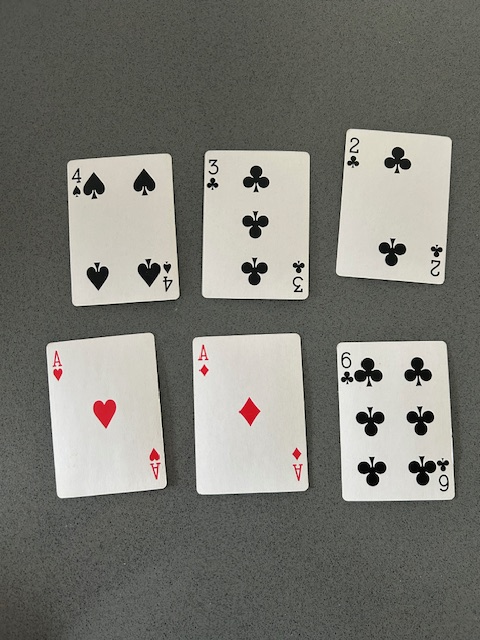
#> input picture IMG_5216.jpg, 480 x 640 px
$ python ImageDetector.py   (older library calls are emulated)
#> lines starting #> are read from the running program, lines starting #| are printed output that depends on the picture; after the words box and inside, x2 and y2 are one past the last pixel; in counts of white or black regions, pixels touching at a corner belong together
### Cards.py
############## Playing Card Detector Functions ###############
#
# Author: Evan Juras
# Date: 9/5/17
# Description: Functions and classes for CardDetector.py that perform
# various steps of the card detection algorithm


# Import necessary packages
import numpy as np
import cv2
import time

### Constants ###

# Adaptive threshold levels
BKG_THRESH = 60
CARD_THRESH = 30

# Width and height of card corner, where rank and suit are
CORNER_WIDTH = 32
CORNER_HEIGHT = 84

# Dimensions of rank train images
RANK_WIDTH = 70
RANK_HEIGHT = 125

# Dimensions of suit train images
SUIT_WIDTH = 70
SUIT_HEIGHT = 100

RANK_DIFF_MAX = 2000
SUIT_DIFF_MAX = 700

CARD_MAX_AREA = 1200000
CARD_MIN_AREA = 2500

font = cv2.FONT_HERSHEY_SIMPLEX

### Structures to hold query card and train card information ###

class Query_card:
    """Structure to store information about query cards in the camera image."""

    def __init__(self):
        self.contour = [] # Contour of card
        self.width, self.height = 0, 0 # Width and height of card
        self.corner_pts = [] # Corner points of card
        self.center = [] # Center point of card
        self.warp = [] # 200x300, flattened, grayed, blurred image
        self.rank_img = [] # Thresholded, sized image of card's rank
        self.suit_img = [] # Thresholded, sized image of card's suit
        self.best_rank_match = "Unknown" # Best matched rank
        self.best_suit_match = "Unknown" # Best matched suit
        self.rank_diff = 0 # Difference between rank image and best matched train rank image
        self.suit_diff = 0 # Difference between suit image and best matched train suit image

class Train_ranks:
    """Structure to store information about train rank images."""

    def __init__(self):
        self.img = [] # Thresholded, sized rank image loaded from hard drive
        self.name = "Placeholder"

class Train_suits:
    """Structure to store information about train suit images."""

    def __init__(self):
        self.img = [] # Thresholded, sized suit image loaded from hard drive
        self.name = "Placeholder"

### Functions ###
def load_ranks(filepath):
    """Loads rank images from directory specified by filepath. Stores
    them in a list of Train_ranks objects."""
#> called with filepath = 'Card_Imgs/'

    train_ranks = []
    i = 0

    for Rank in ['Ace','Two','Three','Four','Five','Six','Seven',
                 'Eight','Nine','Ten','Jack','Queen','King']:
        train_ranks.append(Train_ranks())
        train_ranks[i].name = Rank
        filename = Rank + '.jpg'
        train_ranks[i].img = cv2.imread(filepath+filename, cv2.IMREAD_GRAYSCALE)
        i = i + 1
#> i = 1

    return train_ranks

def load_suits(filepath):
    """Loads suit images from directory specified by filepath. Stores
    them in a list of Train_suits objects."""

    train_suits = []
    i = 0

    for Suit in ['Spades','Diamonds','Clubs','Hearts']:
        train_suits.append(Train_suits())
        train_suits[i].name = Suit
        filename = Suit + '.jpg'
        train_suits[i].img = cv2.imread(filepath+filename, cv2.IMREAD_GRAYSCALE)
        i = i + 1

    return train_suits

def preprocess_image(image):
    """Returns a grayed, blurred, and adaptively thresholded camera image."""

    gray = cv2.cvtColor(image,cv2.COLOR_BGR2GRAY)
    blur = cv2.GaussianBlur(gray,(5,5),0)

    # The best threshold level depends on the ambient lighting conditions.
    # For bright lighting, a high threshold must be used to isolate the cards
    # from the background. For dim lighting, a low threshold must be used.
    # To make the card detector independent of lighting conditions, the
    # following adaptive threshold method is used.
    #
    # A background pixel in the center top of the image is sampled to determine
    # its intensity. The adaptive threshold is set at 50 (THRESH_ADDER) higher
    # than that. This allows the threshold to adapt to the lighting conditions.
    img_w, img_h = np.shape(image)[:2]
    bkg_level = gray[int(img_h/100)][int(img_w/2)]
    thresh_level = bkg_level + BKG_THRESH

    retval, thresh = cv2.threshold(blur,thresh_level,255,cv2.THRESH_BINARY)

    return thresh

def find_cards(thresh_image):
    """Finds all card-sized contours in a thresholded camera image.
    Returns the number of cards, and a list of card contours sorted
    from largest to smallest."""

    # Find contours and sort their indices by contour size
    #--- Removed DUMMY

    #dummy,cnts,hier = cv2.findContours(thresh_image,cv2.RETR_TREE,cv2.CHAIN_APPROX_SIMPLE)
    cnts,hier = cv2.findContours(thresh_image,cv2.RETR_TREE,cv2.CHAIN_APPROX_SIMPLE)
    index_sort = sorted(range(len(cnts)), key=lambda i : cv2.contourArea(cnts[i]),reverse=True)

    # If there are no contours, do nothing
    if len(cnts) == 0:
        return [], []

    # Otherwise, initialize empty sorted contour and hierarchy lists
    cnts_sort = []
    hier_sort = []
    cnt_is_card = np.zeros(len(cnts),dtype=int)

    # Fill empty lists with sorted contour and sorted hierarchy. Now,
    # the indices of the contour list still correspond with those of
    # the hierarchy list. The hierarchy array can be used to check if
    # the contours have parents or not.
    for i in index_sort:
        cnts_sort.append(cnts[i])
        hier_sort.append(hier[0][i])

    # Determine which of the contours are cards by applying the
    # following criteria: 1) Smaller area than the maximum card size,
    # 2), bigger area than the minimum card size, 3) have no parents,
    # and 4) have four corners

    for i in range(len(cnts_sort)):
        size = cv2.contourArea(cnts_sort[i])
        peri = cv2.arcLength(cnts_sort[i],True)
        approx = cv2.approxPolyDP(cnts_sort[i],0.01*peri,True)

        if ((size < CARD_MAX_AREA) and (size > CARD_MIN_AREA)
            and (hier_sort[i][3] == -1) and (len(approx) == 4)):
            cnt_is_card[i] = 1

    return cnts_sort, cnt_is_card

def preprocess_card(contour, image):
    """Uses contour to find information about the query card. Isolates rank
    and suit images from the card."""

    # Initialize new Query_card object
    qCard = Query_card()

    qCard.contour = contour

    # Find perimeter of card and use it to approximate corner points
    peri = cv2.arcLength(contour,True)
    approx = cv2.approxPolyDP(contour,0.01*peri,True)
    pts = np.float32(approx)
    qCard.corner_pts = pts

    # Find width and height of card's bounding rectangle
    x,y,w,h = cv2.boundingRect(contour)
    qCard.width, qCard.height = w, h

    # Find center point of card by taking x and y average of the four corners.
    average = np.sum(pts, axis=0)/len(pts)
    cent_x = int(average[0][0])
    cent_y = int(average[0][1])
    qCard.center = [cent_x, cent_y]

    # Warp card into 200x300 flattened image using perspective transform
    qCard.warp = flattener(image, pts, w, h)

    # Grab corner of warped card image and do a 4x zoom
    Qcorner = qCard.warp[0:CORNER_HEIGHT, 0:CORNER_WIDTH]
    Qcorner_zoom = cv2.resize(Qcorner, (0,0), fx=4, fy=4)

    # Sample known white pixel intensity to determine good threshold level
    white_level = Qcorner_zoom[15,int((CORNER_WIDTH*4)/2)]
    thresh_level = white_level - CARD_THRESH
    if (thresh_level <= 0):
        thresh_level = 1
    retval, query_thresh = cv2.threshold(Qcorner_zoom, thresh_level, 255, cv2. THRESH_BINARY_INV)

    # Split in to top and bottom half (top shows rank, bottom shows suit)
    Qrank = query_thresh[20:185, 0:128]
    Qsuit = query_thresh[186:336, 0:128]

    # Find rank contour and bounding rectangle, isolate and find largest contour
    # --- Removed dummy
    # dummy, Qrank_cnts, hier = cv2.findContours(Qrank, cv2.RETR_TREE,cv2.CHAIN_APPROX_SIMPLE)
    Qrank_cnts, hier = cv2.findContours(Qrank, cv2.RETR_TREE,cv2.CHAIN_APPROX_SIMPLE)
    Qrank_cnts = sorted(Qrank_cnts, key=cv2.contourArea,reverse=True)

    # Find bounding rectangle for largest contour, use it to resize query rank
    # image to match dimensions of the train rank image
    if len(Qrank_cnts) != 0:
        x1,y1,w1,h1 = cv2.boundingRect(Qrank_cnts[0])
        Qrank_roi = Qrank[y1:y1+h1, x1:x1+w1]
        Qrank_sized = cv2.resize(Qrank_roi, (RANK_WIDTH,RANK_HEIGHT), 0, 0)
        qCard.rank_img = Qrank_sized

    # Find suit contour and bounding rectangle, isolate and find largest contour
    # --- Removed dummy
    #dummy, Qsuit_cnts, hier = cv2.findContours(Qsuit, cv2.RETR_TREE,cv2.CHAIN_APPROX_SIMPLE)
    Qsuit_cnts, hier = cv2.findContours(Qsuit, cv2.RETR_TREE,cv2.CHAIN_APPROX_SIMPLE)
    Qsuit_cnts = sorted(Qsuit_cnts, key=cv2.contourArea,reverse=True)

    # Find bounding rectangle for largest contour, use it to resize query suit
    # image to match dimensions of the train suit image
    if len(Qsuit_cnts) != 0:
        x2,y2,w2,h2 = cv2.boundingRect(Qsuit_cnts[0])
        Qsuit_roi = Qsuit[y2:y2+h2, x2:x2+w2]
        Qsuit_sized = cv2.resize(Qsuit_roi, (SUIT_WIDTH, SUIT_HEIGHT), 0, 0)
        qCard.suit_img = Qsuit_sized

    return qCard

def match_card(qCard, train_ranks, train_suits):
    """Finds best rank and suit matches for the query card. Differences
    the query card rank and suit images with the train rank and suit images.
    The best match is the rank or suit image that has the least difference."""

    best_rank_match_diff = 10000
    best_suit_match_diff = 10000
    best_rank_match_name = "Unknown"
    best_suit_match_name = "Unknown"
    i = 0

    # If no contours were found in query card in preprocess_card function,
    # the img size is zero, so skip the differencing process
    # (card will be left as Unknown)
    if (len(qCard.rank_img) != 0) and (len(qCard.suit_img) != 0):

        # Difference the query card rank image from each of the train rank images,
        # and store the result with the least difference
        for Trank in train_ranks:

                diff_img = cv2.absdiff(qCard.rank_img, Trank.img)
                rank_diff = int(np.sum(diff_img)/255)

                if rank_diff < best_rank_match_diff:
                    best_rank_diff_img = diff_img
                    best_rank_match_diff = rank_diff
                    best_rank_name = Trank.name

        # Same process with suit images
        for Tsuit in train_suits:

                diff_img = cv2.absdiff(qCard.suit_img, Tsuit.img)
                suit_diff = int(np.sum(diff_img)/255)

                if suit_diff < best_suit_match_diff:
                    best_suit_diff_img = diff_img
                    best_suit_match_diff = suit_diff
                    best_suit_name = Tsuit.name

    # Combine best rank match and best suit match to get query card's identity.
    # If the best matches have too high of a difference value, card identity
    # is still Unknown
    if (best_rank_match_diff < RANK_DIFF_MAX):
        best_rank_match_name = best_rank_name

    if (best_suit_match_diff < SUIT_DIFF_MAX):
        best_suit_match_name = best_suit_name

    # Return the identiy of the card and the quality of the suit and rank match
    return best_rank_match_name, best_suit_match_name, best_rank_match_diff, best_suit_match_diff


# [25 lines left out: function draw_results, not called in this run]

def flattener(image, pts, w, h):
    """Flattens an image of a card into a top-down 200x300 perspective.
    Returns the flattened, re-sized, grayed image.
    See www.pyimagesearch.com/2014/08/25/4-point-opencv-getperspective-transform-example/"""
    temp_rect = np.zeros((4,2), dtype = "float32")

    s = np.sum(pts, axis = 2)

    tl = pts[np.argmin(s)]
    br = pts[np.argmax(s)]

    diff = np.diff(pts, axis = -1)
    tr = pts[np.argmin(diff)]
    bl = pts[np.argmax(diff)]

    # Need to create an array listing points in order of
    # [top left, top right, bottom right, bottom left]
    # before doing the perspective transform

    if w <= 0.8*h: # If card is vertically oriented
        temp_rect[0] = tl
        temp_rect[1] = tr
        temp_rect[2] = br
        temp_rect[3] = bl

    if w >= 1.2*h: # If card is horizontally oriented
        temp_rect[0] = bl
        temp_rect[1] = tl
        temp_rect[2] = tr
        temp_rect[3] = br

    # If the card is 'diamond' oriented, a different algorithm
    # has to be used to identify which point is top left, top right
    # bottom left, and bottom right.

    if w > 0.8*h and w < 1.2*h: #If card is diamond oriented
        # If furthest left point is higher than furthest right point,
        # card is tilted to the left.
        if pts[1][0][1] <= pts[3][0][1]:
            # If card is titled to the left, approxPolyDP returns points
            # in this order: top right, top left, bottom left, bottom right
            temp_rect[0] = pts[1][0] # Top left
            temp_rect[1] = pts[0][0] # Top right
            temp_rect[2] = pts[3][0] # Bottom right
            temp_rect[3] = pts[2][0] # Bottom left

        # If furthest left point is lower than furthest right point,
        # card is tilted to the right
        if pts[1][0][1] > pts[3][0][1]:
            # If card is titled to the right, approxPolyDP returns points
            # in this order: top left, bottom left, bottom right, top right
            temp_rect[0] = pts[0][0] # Top left
            temp_rect[1] = pts[3][0] # Top right
            temp_rect[2] = pts[2][0] # Bottom right
            temp_rect[3] = pts[1][0] # Bottom left


    maxWidth = 200
    maxHeight = 300

    # Create destination array, calculate perspective transform matrix,
    # and warp card image
    dst = np.array([[0,0],[maxWidth-1,0],[maxWidth-1,maxHeight-1],[0, maxHeight-1]], np.float32)
    M = cv2.getPerspectiveTransform(temp_rect,dst)
    warp = cv2.warpPerspective(image, M, (maxWidth, maxHeight))
    warp = cv2.cvtColor(warp,cv2.COLOR_BGR2GRAY)


    return warp

### ImageDetector.py
############## Python-OpenCV Playing Card Detector ###############
#
# Author: Evan Juras
# Date: 9/5/17
# Description: Python script to detect and identify playing cards
# from a PiCamera video feed.
#

# Import necessary packages
import cv2
import numpy as np
import time
import os
import Cards
import VideoStream
import json

### ---- INITIALIZATION ---- ###
# Define constants and initialize variables

## Camera settings
IM_WIDTH = 1280
IM_HEIGHT = 720
FRAME_RATE = 10

## Initialize calculated frame rate because it's calculated AFTER the first time it's displayed
#frame_rate_calc = 1
#freq = cv2.getTickFrequency()

## Define font to use
font = cv2.FONT_HERSHEY_SIMPLEX

# Initialize camera object and video feed from the camera. The video stream is set up
# as a seperate thread that constantly grabs frames from the camera feed.
# See VideoStream.py for VideoStream class definition
## IF USING USB CAMERA INSTEAD OF PICAMERA,
## CHANGE THE THIRD ARGUMENT FROM 1 TO 2 IN THE FOLLOWING LINE:
#videostream = VideoStream.VideoStream((IM_WIDTH,IM_HEIGHT),FRAME_RATE,1,0).start()
#time.sleep(1) # Give the camera time to warm up

# Load the train rank and suit images
path = os.path.dirname(os.path.abspath(__file__))
train_ranks = Cards.load_ranks( path + '/Card_Imgs/')
#> train_ranks = 13 items
train_suits = Cards.load_suits( path + '/Card_Imgs/')
#> in load_suits, `i = i + 1`: i = 1
#> train_suits = 4 items


### ---- MAIN LOOP ---- ###
# The main loop repeatedly grabs frames from the video stream
# and processes them to find and identify playing cards.

cam_quit = 0 # Loop control variable

# Begin capturing frames
while cam_quit == 0:

    # Grab frame from video stream
    image = cv2.imread('IMG_5216.jpg')
#> image is the input picture: shape (640, 480, 3); mean B, G, R 115.9, 122.5, 123

    #image = videostream.read()

    # Start timer (for calculating frame rate)
    #t1 = cv2.getTickCount()

    # Pre-process camera image (gray, blur, and threshold it)
    pre_proc = Cards.preprocess_image(image)
#> in preprocess_image, `blur = cv2.GaussianBlur(gray,(5,5),0)`:
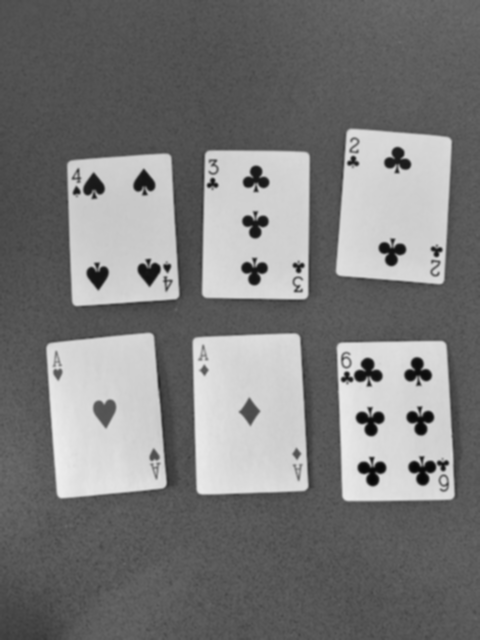
#> blur: shape (640, 480); min 5, max 239, mean 121.9
#> in preprocess_image, `bkg_level = gray[int(img_h/100)][int(img_w/2)]`: bkg_level = 106
#> in preprocess_image, `thresh_level = bkg_level + BKG_THRESH`: thresh_level = 166
#> in preprocess_image, `retval, thresh = cv2.threshold(blur,thresh_level,255,cv2.THRESH_BINARY)`:
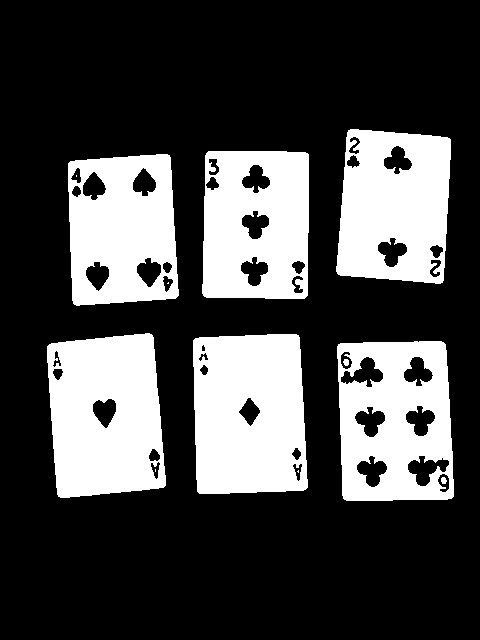
#> thresh: shape (640, 480); 28.6% white; 12 white regions (4 under 20 px)

    # Find and sort the contours of all cards in the image (query cards)
    cnts_sort, cnt_is_card = Cards.find_cards(pre_proc)
#> in find_cards, `cnts,hier = cv2.findContours(thresh_image,cv2.RETR_TREE,cv2.CHAIN_APPR..`: cnts = 52 contours, 4 with area under 20; largest, box (x1, y1, x2, y2) and area: (337, 341, 454, 501) 17252, (193, 334, 308, 494) 16903, (47, 333, 166, 498) 16656, (336, 129, 451, 284) 15380, (202, 151, 309, 299) 15146
#> in find_cards, `index_sort = sorted(range(len(cnts)), key=lambda i : cv2.contourArea(c..`: index_sort = 52 values, max 51 at index 32, min 0 at index 0, mean 25.5
#> in find_cards, `cnt_is_card = np.zeros(len(cnts),dtype=int)`: cnt_is_card = 52 values from 0 to 0
#> the loop in find_cards, `for i in index_sort:` made 52 passes
#> i on passes 2, 3, 4, 5, 6, 7, 9, 10, 11, 12, 13, 14: 11, 19, 45, 37, 26, 3, 4, 5, 6, 7, 48, 40
#> after the loop in find_cards, `for i in index_sort:`: cnts_sort has the same summary as cnts
#> the loop in find_cards, `for i in range(len(cnts_sort)):` made 52 passes
#> (size, peri) on passes 7 to 18: (692, 156.4), (685, 160.9), (574.5, 121.6), (572, 121.4), (567, 117.7), (542.5, 120), (538, 116.6), (510.5, 113.5), (508.5, 109.5), (502.5, 111.2), (499.5, 111.2), (487.5, 91.15)
#> (size, peri, approx) on passes 1 to 6: (17251.5, 535, [[443, 342], [338, 344], [344, 499], [453, 496]]), (16903, 529.6, [[298, 335], [193, 340], [199, 493], [307, 487]]), (16656, 533.5, [[151, 334], [47, 346], [58, 496], [165, 485]]), (15380.5, 510.8, [[348, 130], [337, 273], [442, 282], [450, 139]]), (15146.5, 496, [[208, 151], [203, 295], [304, 298], [308, 154]]), (14990, 500.9, [[169, 155], [68, 163], [74, 304], [178, 295]])
#> after the loop in find_cards, `for i in range(len(cnts_sort)):`: cnt_is_card = 52 values, max 1 at index 0, min 0 at index 6, mean 0.115
#> cnts_sort has the same summary as cnts in find_cards

    # If there are no contours, do nothing
    if len(cnts_sort) != 0:
        print('Found '+str(len(cnts_sort))+' contours')
#| Found 52 contours
        print(cnt_is_card)
#| [1 1 1 1 1 1 0 0 0 0 0 0 0 0 0 0 0 0 0 0 0 0 0 0 0 0 0 0 0 0 0 0 0 0 0 0 0
#|  0 0 0 0 0 0 0 0 0 0 0 0 0 0 0]
        # Initialize a new "cards" list to assign the card objects.
        # k indexes the newly made array of cards.
        cards = []
        k = 0

        # For each contour detected:
        for i in range(len(cnts_sort)):
            if (cnt_is_card[i] == 1):
                print('Found a card')
                # Create a card object from the contour and append it to the list of cards.
                # preprocess_card function takes the card contour and contour and
                # determines the cards properties (corner points, etc). It generates a
                # flattened 200x300 image of the card, and isolates the card's
                # suit and rank from the image.
                cards.append(Cards.preprocess_card(cnts_sort[i],image))

                # Find the best rank and suit match for the card.
#> (the run stopped early here; a loop or call above may not have finished)
